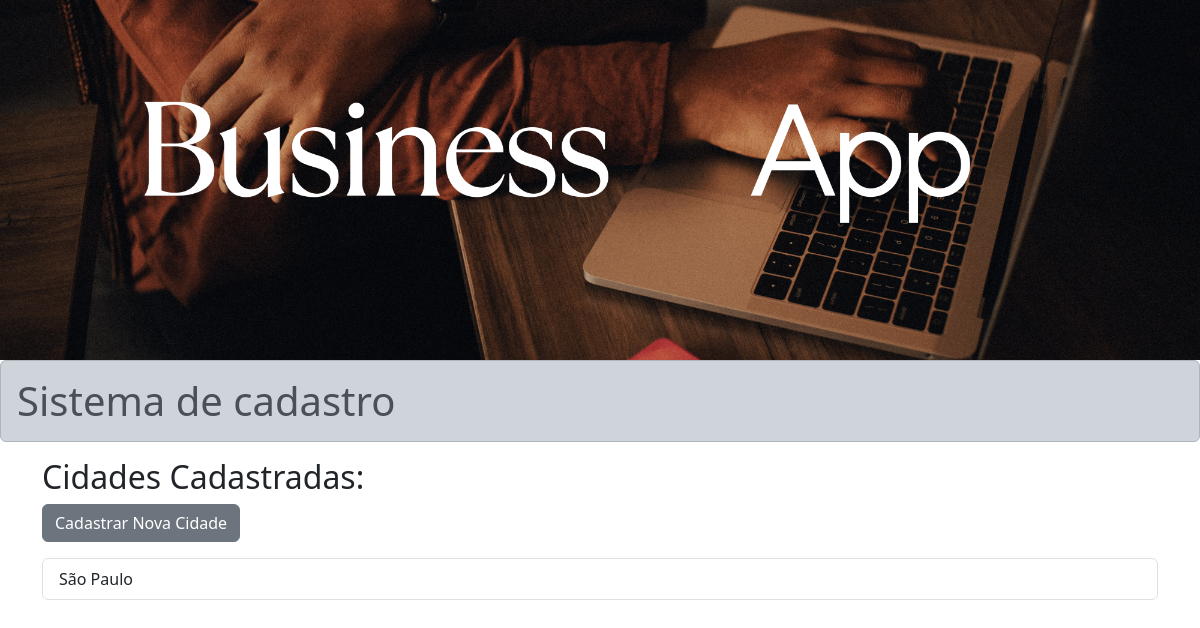
Before: / with the older database file.
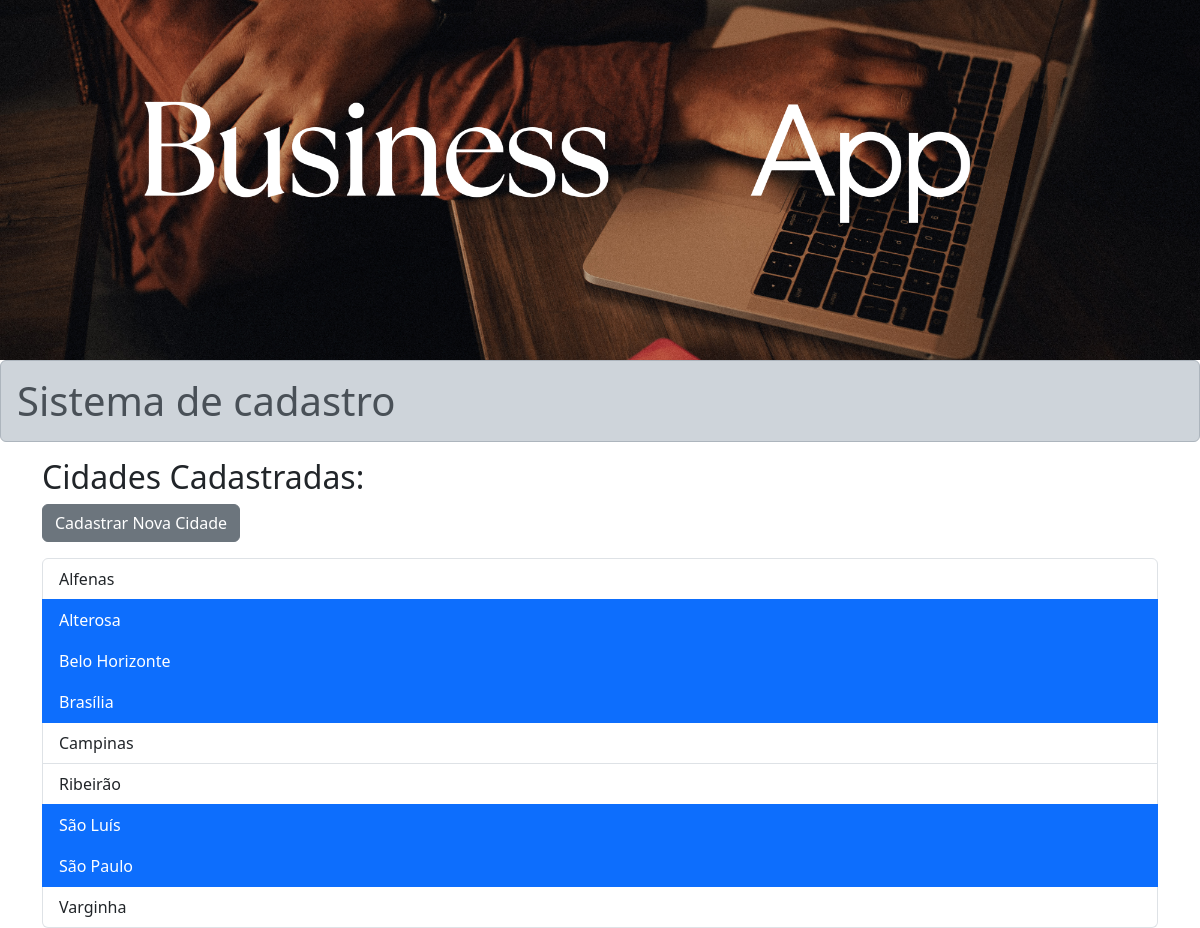
After: the same page with the newer database file.
### cadastros/models.py (models this page shows)
class Cidade(models.Model):
    estado = models.ForeignKey(Estado, on_delete=models.PROTECT, null=True, blank=False)
    nome = models.CharField(max_length=100, unique=True)
    capital = models.BooleanField(default=False)
    descricao = models.TextField(verbose_name='Descrição', blank=True, null=True)
    def __str__(self):
        return self.nome

### cadastros/views.py (the view)
# urls.py: path('', ListaCidade.as_view(), name='cidades-list'), # url de listar cidades
class ListaCidade(ListView):
    queryset = Cidade.objects.order_by('nome')
    context_object_name = 'cidades'
    template_name = 'cadastros/lista_cidades.html'

### cadastros/templates/cadastros/lista_cidades.html
{% extends 'base.html' %}
{% block conteudo %}
    <h2>Cidades Cadastradas:</h2>
    <a class="mb-3 btn btn-secondary" href="{%  url 'cidades-cadastro' %}">Cadastrar Nova Cidade</a>
    <ul class="list-group">
        {% for cidade in cidades %}
            <a class="list-group-item {% if cidade.capital %} active {% endif %}"
                href="{% url 'cidade-detalhe' cidade.id %}">{{ cidade }}
            </a>
        {% endfor %}
    </ul>
{% endblock %}

### templates/base.html (shortened to what this page needs)
{% load static %}
<!DOCTYPE html>
<html lang="en">
<head>
    <link href="https://cdn.jsdelivr.net/npm/bootstrap@5.3.2/dist/css/bootstrap.min.css" rel="stylesheet">
</head>
<body>
    <div class="mb-0 pb-0" >
        <img src="{% static 'cadastros/img/img3.png' %}" class="img-fluid" >
        <h1 class="alert alert-dark" role="alert">Sistema de cadastro</h1>
        <div class="container">
            {% block conteudo %}
            {% endblock %}
        </div>
    </div>
</body>
</html>

Changed rows visible on the page:
added Cidade: nome "Alfenas", capital False (drawn)
added Cidade: nome "Alterosa", capital True (drawn)
added Cidade: nome "Belo Horizonte", capital True (drawn)
added Cidade: nome "Brasília", capital True (drawn)
added Cidade: nome "Campinas", capital False (drawn)
added Cidade: nome "Ribeirão", capital False (drawn)
added Cidade: nome "São Luís", capital True (drawn)
changed Cidade "São Paulo": capital False → True (drawn)
added Cidade: nome "Varginha", capital False (drawn)
